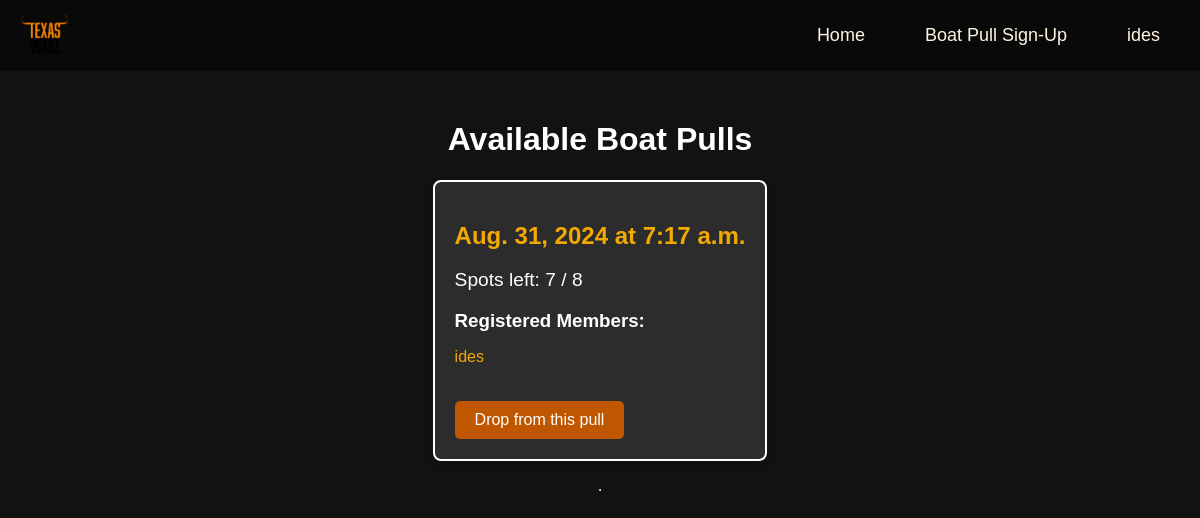
/boat_pulls/ (signed in), run on an earlier commit of the app's database.
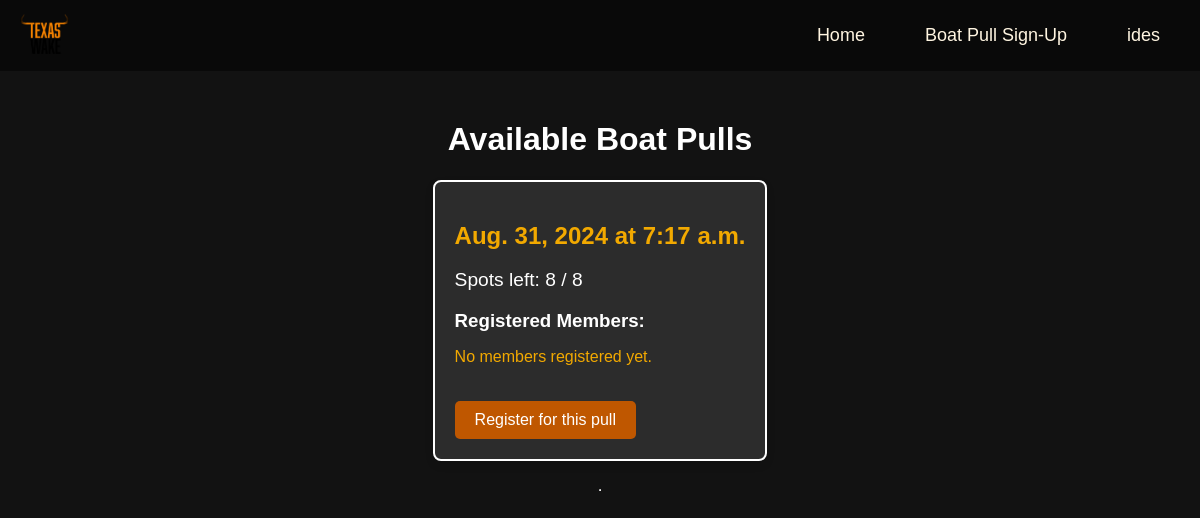
And on a later commit of the database.
### txwake/models.py (models this page shows, shortened)
class BoatPull(models.Model):
    date = models.DateField()
    time = models.TimeField()
    max_capacity = models.PositiveIntegerField(default=8)
    available_spots = models.PositiveIntegerField(default=8)
    is_active = models.BooleanField(default=False)  # Whether users can sign up

class BoatPullSignup(models.Model):
    user = models.ForeignKey(User, on_delete=models.CASCADE)
    boat_pull = models.ForeignKey(BoatPull, on_delete=models.CASCADE)
    signup_time = models.DateTimeField(auto_now_add=True)
    class Meta:
        unique_together = ['user', 'boat_pull']

### txwake/views.py (the view, shortened to what this page needs)
# urls.py: path('boat_pulls/', views.boat_pull_list, name='boat_pull_list'),]
@login_required
def boat_pull_list(request):
    boat_pulls = BoatPull.objects.filter(is_active=True).order_by('date', 'time')
    pulls_with_members = []
    for pull in boat_pulls:
        members = BoatPullSignup.objects.filter(boat_pull=pull).select_related('user')
        pulls_with_members.append({
            'boat_pull': pull,
            'members': members,
            'is_registered': BoatPullSignup.objects.filter(boat_pull=pull, user=request.user).exists()
        })
    return render(request, 'txwake/boat_pull_list.html', {'pulls_with_members': pulls_with_members})

### txwake/templates/txwake/boat_pull_list.html (shortened to what this page needs)
{% extends "base.html" %}
{% block content %}
<div class="container">
    <h1>Available Boat Pulls</h1>
    {% for pull in pulls_with_members %}
        <div class="boat-pull">
            <h2>{{ pull.boat_pull.date }} at {{ pull.boat_pull.time }}</h2>
            <p>Spots left: {{ pull.boat_pull.available_spots }} / {{ pull.boat_pull.max_capacity }}</p>
            <h3>Registered Members:</h3>
            <ul class="members-list">
                {% if pull.members %}
                    {% for signup in pull.members %}
                        <li>{{ signup.user.username }}</li>
                    {% endfor %}
                {% else %}
                    <li>No members registered yet.</li>
                {% endif %}
            </ul>
            {% if pull.is_registered %}
                <form method="post">
                    <button type="submit" class="register-button">Drop from this pull</button>
                </form>
            {% elif pull.boat_pull.available_spots > 0 %}
                <form method="post">
                    <button type="submit" class="register-button">Register for this pull</button>
                </form>
            {% else %}
                <p class="full-message">This pull is full.</p>
            {% endif %}
        </div>
        <hr>
    {% endfor %}
</div>
{% endblock %}

### txwake/templates/base.html (shortened to what this page needs)
<!DOCTYPE html>
<html lang="en">
<head>
    {% load static %}
    <link rel="stylesheet" href="{% static 'txwake/css/style.css' %}">
</head>
<body>
    <nav class="navbar">
        <div class="logo">
            <a href="{% url 'home' %}">
              <img src="{% static 'txwake/images/TexasWakeLogo.png' %}" alt="TxWake Logo" style="height:40px;">
            </a>
        </div>
        <ul class="nav-links desktop-menu">
            <li><a href="{% url 'home' %}">Home</a></li>
            {% if user.is_authenticated %}
                <li><a href="{% url 'boat_pull_list' %}">Boat Pull Sign-Up</a></li>
                <li class="dropdown">
                    <a href="#" class="dropbtn">{{ user.username }}</a>
                </li>
            {% endif %}
        </ul>
    </nav>
    <div class="content">
        {% block content %}
        {% endblock %}
    </div>
</body>
</html>

### txwake/static/txwake/css/style.css (style rules this page uses)
body { margin: 0; font-family: Arial, sans-serif; background-color: #121212; color: #ffffff; overflow-x: hidden; }
.navbar { background-color: rgba(0, 0, 0, 0.5); padding: 10px 20px; display: flex; justify-content: space-between; align-items: center; position: fixed; top: 0; width: 100%; z-index: 1000; box-sizing: border-box; }
.navbar .nav-links { list-style: none; display: flex; gap: 20px; margin: 0; padding: 0; }
.navbar .nav-links li a { color: #FFF5E1; text-decoration: none; font-size: 18px; padding: 15px 20px; display: flex; align-items: center; height: 100%; box-sizing: border-box; transition: background-color 0.3s ease; }
.container { display: flex; flex-direction: column; align-items: center; padding: 20px; max-width: 1000px; margin: 0 auto; }
.dropdown { position: relative; }
.dropdown .dropbtn { font-size: 18px; padding: 15px 20px; display: flex; align-items: center; height: 100%; background-color: transparent; border: none; color: #FFF5E1; cursor: pointer; transition: background-color 0.3s ease; }
.boat-pull { background-color: #2C2C2C; padding: 20px; border-radius: 8px; border: 2px solid white; margin-bottom: 20px; box-shadow: 0 4px 8px rgba(0, 0, 0, 0.1); }
.boat-pull h2 { color: #F2A900; margin-bottom: 10px; }
.boat-pull p { color: white; font-size: 1.2rem; margin-bottom: 10px; }
.boat-pull h3 { color: white; margin-bottom: 10px; }
.members-list { list-style-type: none; padding-left: 0; margin-bottom: 20px; }
.members-list li { font-size: 1rem; color: #F2A900; }
.register-button { background-color: #BF5700; color: white; padding: 10px 20px; border: none; border-radius: 5px; cursor: pointer; font-size: 1rem; margin-top: 15px; transition: background-color 0.3s ease; }
.content { padding-top: 80px; }
img, video { max-width: 100%; height: auto; }

What changed in the data, as far as the page shows it:
removed BoatPullSignup: user.username "ides"
changed BoatPull: boat_pull.available_spots "7" → "8"; text "Drop from this pull" → "No members registered yet."; now shows "Register for this pull"
